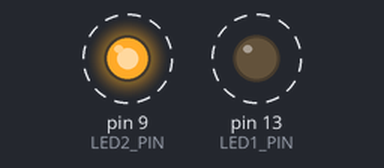
Simulated run of this sketch. Board: Arduino Uno, built with avr-gcc and run on an emulated ATmega328P. Parts: output pins drawn as LEDs (lit = HIGH). Dashed ring = blinking.

Above: at 0.2 s.
Timing chart, 0 to 3.0 s (numbered marks = the images above):
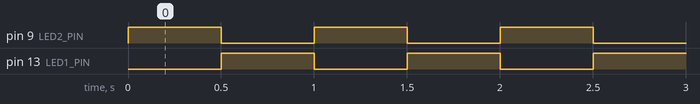

Measured:
- by itself, pin 9 (LED2_PIN), pin 13 (LED1_PIN): alternates HIGH for 0.50 s and LOW for 0.50 s
- by itself, everything shown: repeats every 1.0 s, in 3 steps

The sketch:

E2-4-3.ino
```cpp
#include <MsTimer2.h>

// Switch on LED on pin 13 each second
//使用するピンの宣言
const int LED1_PIN = 13;
const int LED2_PIN = 9;
void flash() {
  static boolean output = HIGH;

  digitalWrite(LED1_PIN, output);
  output = !output;
}

void setup() {
  pinMode(LED1_PIN, OUTPUT);
  pinMode( LED2_PIN, OUTPUT);

  MsTimer2::set(500, flash); // 500ms period
  MsTimer2::start();
}

void loop() {
  digitalWrite(LED2_PIN,HIGH);
  delay(500); //500ms待機
  digitalWrite(LED2_PIN,LOW);
  delay(500); //500ms待機
}
```
